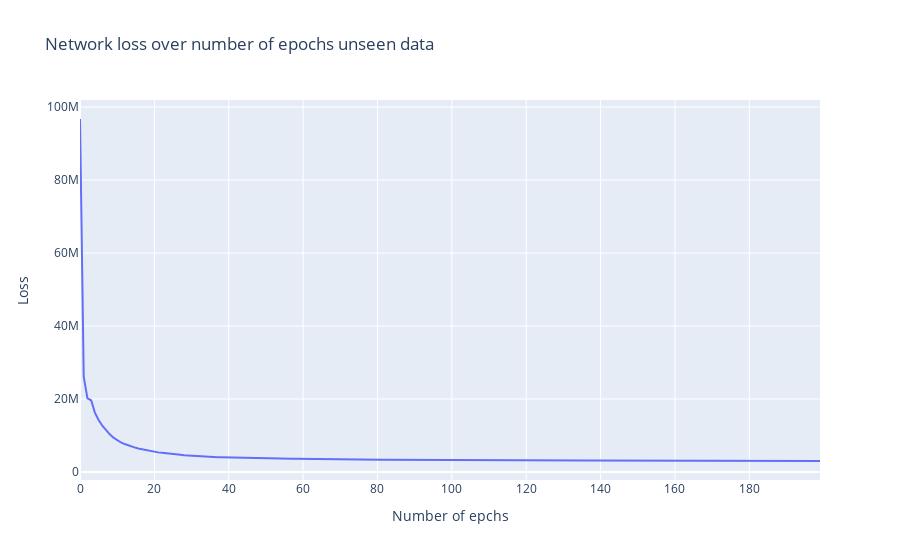

Here is the notebook cell this chart was saved with:
### Code cell
fig = px.line(x=range(0, 200), y=test_losses, title="Network loss over number of epochs unseen data")
fig.update_layout(
    xaxis_title="Number of epchs",
    yaxis_title = "Loss"
)
fig.show()

### Figure 1 — Plotly figure (JSON) as saved in the notebook; plotly's stock layout.template omitted (floating-point values rounded to 4 significant figures; data arrays with more than 128 entries replaced by an {"elided": "..."} marker saying what was removed)
{"data": [{"hovertemplate": "x=%{x}<br>y=%{y}<extra></extra>", "legendgroup": "", "line": {"color": "#636efa", "dash": "solid"}, "marker": {"symbol": "circle"}, "mode": "lines", "name": "", "orientation": "v", "showlegend": false, "type": "scatter", "x": {"elided": "200 int values"}, "xaxis": "x", "y": {"elided": "200 float values"}, "yaxis": "y"}], "layout": {"legend": {"tracegroupgap": 0}, "title": {"text": "Network loss over number of epochs unseen data"}, "xaxis": {"anchor": "y", "domain": [0, 1], "title": {"text": "Number of epchs"}}, "yaxis": {"anchor": "x", "domain": [0, 1], "title": {"text": "Loss"}}}}
